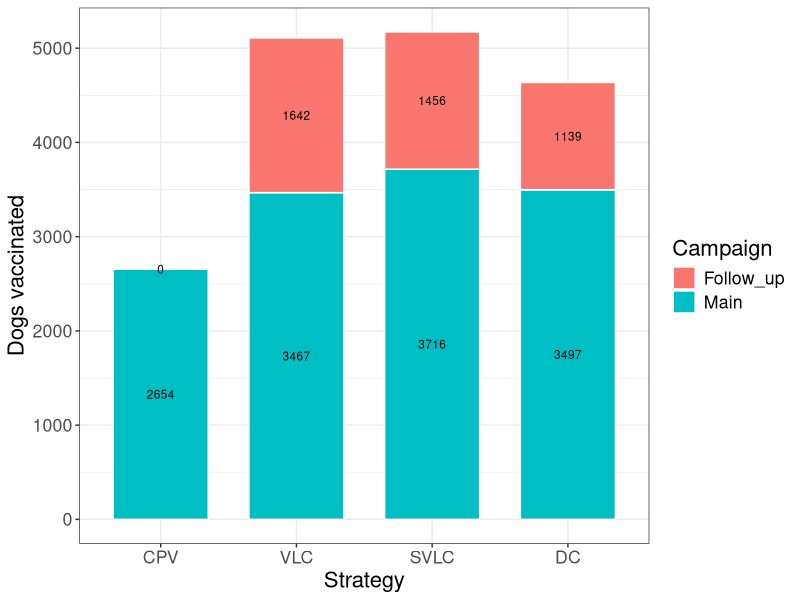
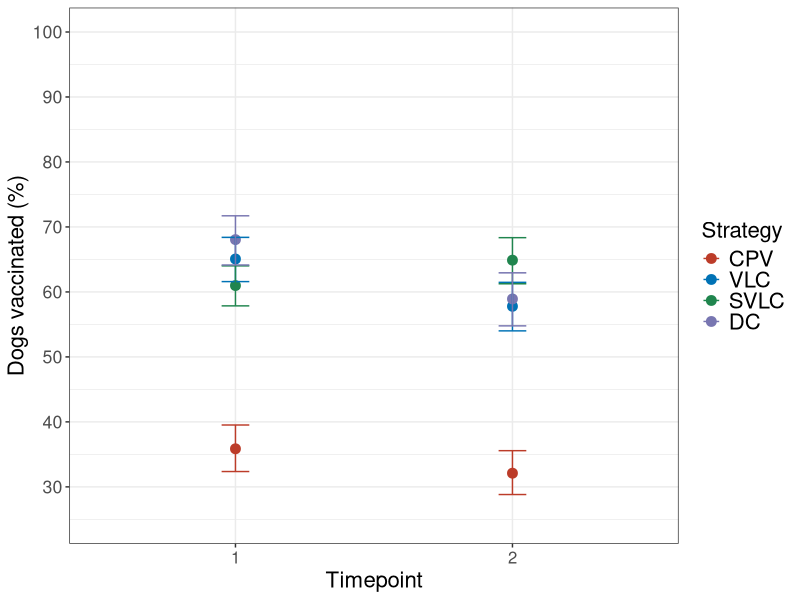

Source code (R) for these figures, in order: (Note: this script raises an error after producing the figures.)
rm(list = ls())
library(dplyr)
library(ggplot2)
cv <- read.csv("data/main_followup.csv", sep = ",", stringsAsFactors = FALSE)
cv$Strat = factor(cv$Strat, c("CPV","VLC","SVLC","DC"))
str(cv)
head(cv)

#ggplot
p <- ggplot(cv, aes(x = Strat, y = dogs_aver,label = dogs_aver))+
  geom_col(aes(fill = Campaign), width = 0.7, color="white")+
  geom_text(size = 3, position = position_stack(vjust = 0.5))+
  theme_bw()+ 
  labs(x="Strategy",y="Dogs vaccinated")
p + theme(text = element_text(size=16))
ggsave("Followup.pdf", width = 10, height = 10, units ="cm")



# coverage estimates TP1 & TP2
MERGE <- read.csv("data/strategycoverage.csv", sep = ",")
MERGE$Strategy = factor(MERGE$Strategy)
str(MERGE)
MERGE
library(Hmisc)
CI <- binconf(x=MERGE$microchip, n=MERGE$N, method=c("wilson"))
CI <- data.frame(CI)
MERGE2 <- cbind(MERGE, CI)
MERGE2

# convert to % from proportion
MERGE2$Lower <- MERGE2$Lower*100
MERGE2$Upper <- MERGE2$Upper *100
MERGE2$PointEst <- MERGE2$PointEst *100
MERGE2
write.csv(MERGE, "TP1_2_Summary.csv")

MERGE2$Strategy = factor(MERGE2$Strategy, c("CPV","VLC","SVLC","DC"))

# dot plot
p <- ggplot(MERGE2, aes(TIME, MERGE2$PointEst, colour = Strategy))+
  geom_point(size = 3)+
  geom_errorbar(aes(ymin=MERGE2$Lower, ymax=MERGE2$Upper), width=.1)+
  ylab("Dogs vaccinated (%)")+
  scale_y_continuous(limits=c(25, 100), 
  breaks=c(0, 10, 20, 30, 40, 50, 60, 70, 80, 90, 100))+
  theme_bw() +
  scale_x_discrete(name = "Timepoint", 
  breaks=c("TP1", "TP2"), labels=c("1", "2"))+
  theme(axis.text.x  = element_text(size= 12)) +
  theme(legend.key.size = unit(0.5, 'cm'))

p <- p + #theme(legend.position = c(0.865,0.4)) + 
  theme(legend.text = element_text(colour="black", size=16)) + # legend labels size
  theme(legend.title = element_text(colour="black", size=16)) + # legend title size
  guides(shape = guide_legend(override.aes = list(size = 9)))

cols <- c("CPV" = "#BC3C29FF", "VLC" = "#0072B5FF", "SVLC" = "#20854EFF", "DC" = "#7876B1FF")
p + scale_colour_manual(values = cols)+ theme(text = element_text(size=16))

ggsave("data/TP1_TP2_Vacinated_pointplot.pdf", width = 10, height = 10, units ="cm")



#easiness
easiness <- read.csv("data/easiness.csv", sep = ",")

library(Hmisc)
CI <- binconf(x=easiness$response, n=easiness$N, method=c("wilson"))
CI <- data.frame(CI)
easiness1 <- cbind(easiness, CI)
easiness1

# convert to % from proportion
easiness1$Lower <- easiness1$Lower*100
easiness1$Upper <- easiness1$Upper *100
easiness1$PointEst <- easiness1$PointEst *100
easiness1
write.csv(easiness1, "data/easy.csv")

MERGE4 <- read.csv("data/easy.csv", sep = ",")

# barplot
MERGE4$Location <- factor(MERGE4$Location, levels = c("Very easy", "Easy", "Difficult", "Very difficult"))
m <- ggplot(MERGE4, aes(Strategy, PointEst, fill = Location))+
  geom_bar(stat = "identity", position = "dodge")+
  scale_fill_manual(values=c("gray25", "violetred4","navyblue", "grey80"))+
  geom_errorbar(aes(Strategy, PointEst, ymin=Lower, ymax=Upper), width=.2, position=position_dodge(.9))+
  ylab("Responded (%)")+
  scale_y_continuous(limits=c(0, 100), breaks=c(0, 10, 20, 30, 40, 50, 60, 70, 80, 90, 100))+
  theme_bw() +
  theme(axis.text.x  = element_text(size= 9))
m + theme_bw() + theme(panel.border = element_blank(), panel.grid.major = element_blank(),
                       panel.grid.minor = element_blank())

ggsave("Easiness.pdf", width = 17, height = 14, units ="cm")
